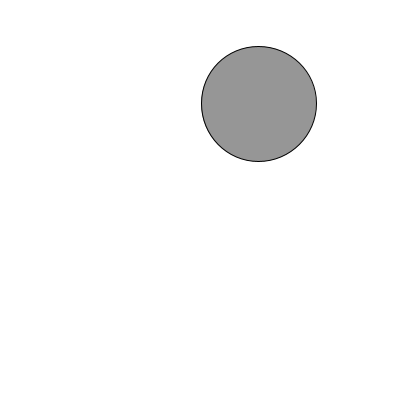
Frame 1 (no input)
Frame 60 (the mouse pressed at the canvas centre just before this capture): identical to frame 1, image omitted
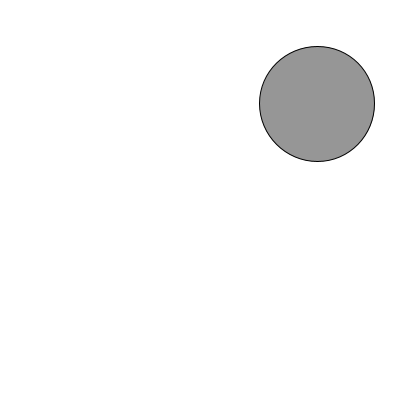
Frame 120 (the mouse held since frame 60 and released just before this capture)

The Processing sketch that drew these frames (run headless with seeded random() and noise(); from frame 60 on, the mouse is pressed at the canvas centre):

// Processing sketch: friction
// ── friction.pde
Mover ball;
PVector wind = new PVector(.2,0);

void setup(){
  size(400,400);
  ball = new Mover();
}

void draw(){
  background(255);
  ball.update();
  ball.checkEdges();
  ball.display();
  
  PVector friction = ball.velocity.get();
  friction.normalize();
  friction.mult(-1);
  friction.mult(0.01);
  
  ball.applyForce(friction);
  
  if(mousePressed){
    ball.applyForce(wind);
  }
}
// ── Mover.pde
class Mover{
  PVector location;
  PVector velocity;
  PVector acceleration;
  float mass;
  
  Mover(){
    location = new PVector(random(width),random(height));
    velocity = new PVector(0,0);
    acceleration = new PVector(0,0);
    mass = random(1,6);
  }
  
  void applyForce(PVector force){
    PVector f = PVector.div(force,mass);
    acceleration.add(f);
  }
  
  void display(){
    stroke(0);
    fill(150);
    ellipse(location.x,location.y,20*mass,20*mass);
  }
  
  void update(){
    velocity.add(acceleration);
    location.add(velocity);
    acceleration.mult(0);
  }
  
  void checkEdges(){
    if(location.x > width){
      velocity.x *= -1;
    } else if(location.x < 0){
      velocity.x *= -1;
    }
    
    if(location.y > height){
      velocity.y *= -1;
    } else if(location.y < 0){
      velocity.y *= -1;
    }
  }
}
